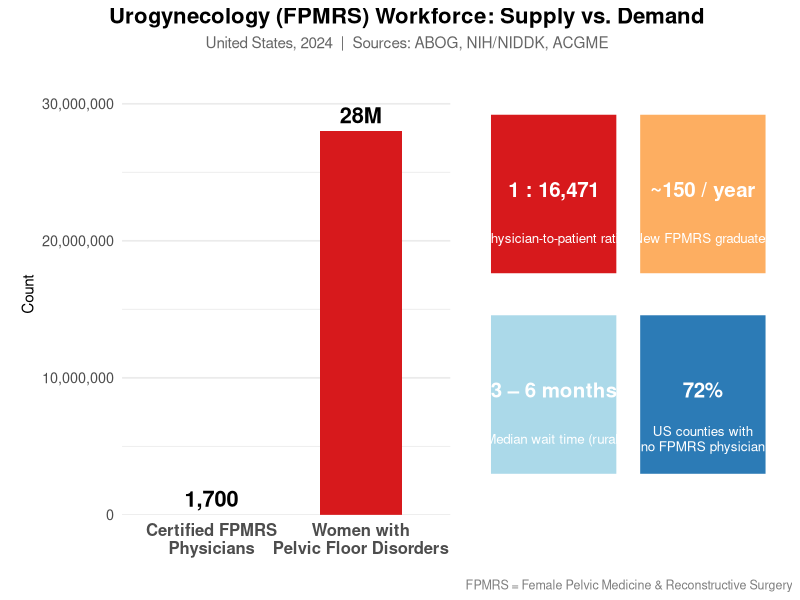

This figure's R source:
library(ggplot2)
library(dplyr)
library(scales)
library(patchwork)

# ── National statistics (published sources) ─────────────────────────────────
# Supply: ABOG 2024 workforce report ~1,700 certified FPMRS physicians
# Demand: NIH/NIDDK — ~28 million US women with pelvic floor disorders
# Annual new graduates: ~150 FPMRS fellows/year (ACGME 2023)
# Wait time: median 3–6 months in underserved areas
# Rural access: ~72% of US counties lack a single FPMRS physician

supply <- 1700
demand <- 28e6
ratio  <- round(demand / supply)

# ── Plot 1: Supply vs Demand gap bar ────────────────────────────────────────
gap_data <- tibble(
  category = factor(c("Certified FPMRS\nPhysicians", "Women with\nPelvic Floor Disorders"),
                    levels = c("Certified FPMRS\nPhysicians", "Women with\nPelvic Floor Disorders")),
  value = c(supply, demand),
  fill  = c("#2c7bb6", "#d7191c")
)

p1 <- ggplot(gap_data, aes(x = category, y = value, fill = fill)) +
  geom_col(width = 0.55, show.legend = FALSE) +
  geom_text(aes(label = ifelse(value > 1e6,
                               paste0(round(value / 1e6, 0), "M"),
                               comma(value))),
            vjust = -0.5, size = 5.5, fontface = "bold", color = "black") +
  scale_y_continuous(labels = label_comma(), expand = expansion(mult = c(0, 0.15))) +
  scale_fill_identity() +
  labs(x = NULL, y = "Count") +
  theme_minimal(base_size = 13) +
  theme(axis.text.x = element_text(face = "bold", size = 12),
        axis.title.y = element_text(size = 11),
        panel.grid.major.x = element_blank(),
        plot.margin = margin(10, 10, 10, 10))

# ── Plot 2: Key metrics tile ─────────────────────────────────────────────────
metrics <- tibble(
  label = c(
    paste0("1 : ", comma(ratio)),
    "~150 / year",
    "3 – 6 months",
    "72%"
  ),
  sublabel = c(
    "Physician-to-patient ratio",
    "New FPMRS graduates",
    "Median wait time (rural)",
    "US counties with\nno FPMRS physician"
  ),
  x = c(1, 2, 1, 2),
  y = c(2, 2, 1, 1),
  fill = c("#d7191c", "#fdae61", "#abd9e9", "#2c7bb6")
)

p2 <- ggplot(metrics, aes(x = x, y = y)) +
  geom_tile(aes(fill = fill), width = 0.88, height = 0.82, color = "white", linewidth = 2) +
  geom_text(aes(label = label), fontface = "bold", size = 5.2, color = "white", vjust = 0.2) +
  geom_text(aes(label = sublabel, y = y - 0.22), size = 3.4, color = "white", lineheight = 0.95) +
  scale_fill_identity() +
  scale_x_continuous(limits = c(0.5, 2.5)) +
  scale_y_continuous(limits = c(0.5, 2.5)) +
  labs(x = NULL, y = NULL) +
  theme_void()

# ── Combine ──────────────────────────────────────────────────────────────────
combined <- p1 + p2 +
  plot_annotation(
    title    = "Urogynecology (FPMRS) Workforce: Supply vs. Demand",
    subtitle = "United States, 2024  |  Sources: ABOG, NIH/NIDDK, ACGME",
    caption  = "FPMRS = Female Pelvic Medicine & Reconstructive Surgery",
    theme = theme(
      plot.title    = element_text(face = "bold", size = 16, hjust = 0.5),
      plot.subtitle = element_text(size = 11, hjust = 0.5, color = "grey40"),
      plot.caption  = element_text(size = 9, color = "grey50", hjust = 1)
    )
  )

out_path <- here::here("artifacts", "fig_urogyn_supply_demand.png")
ggsave(out_path, combined, width = 10, height = 5, dpi = 180, bg = "white")
message("Saved: ", out_path)
